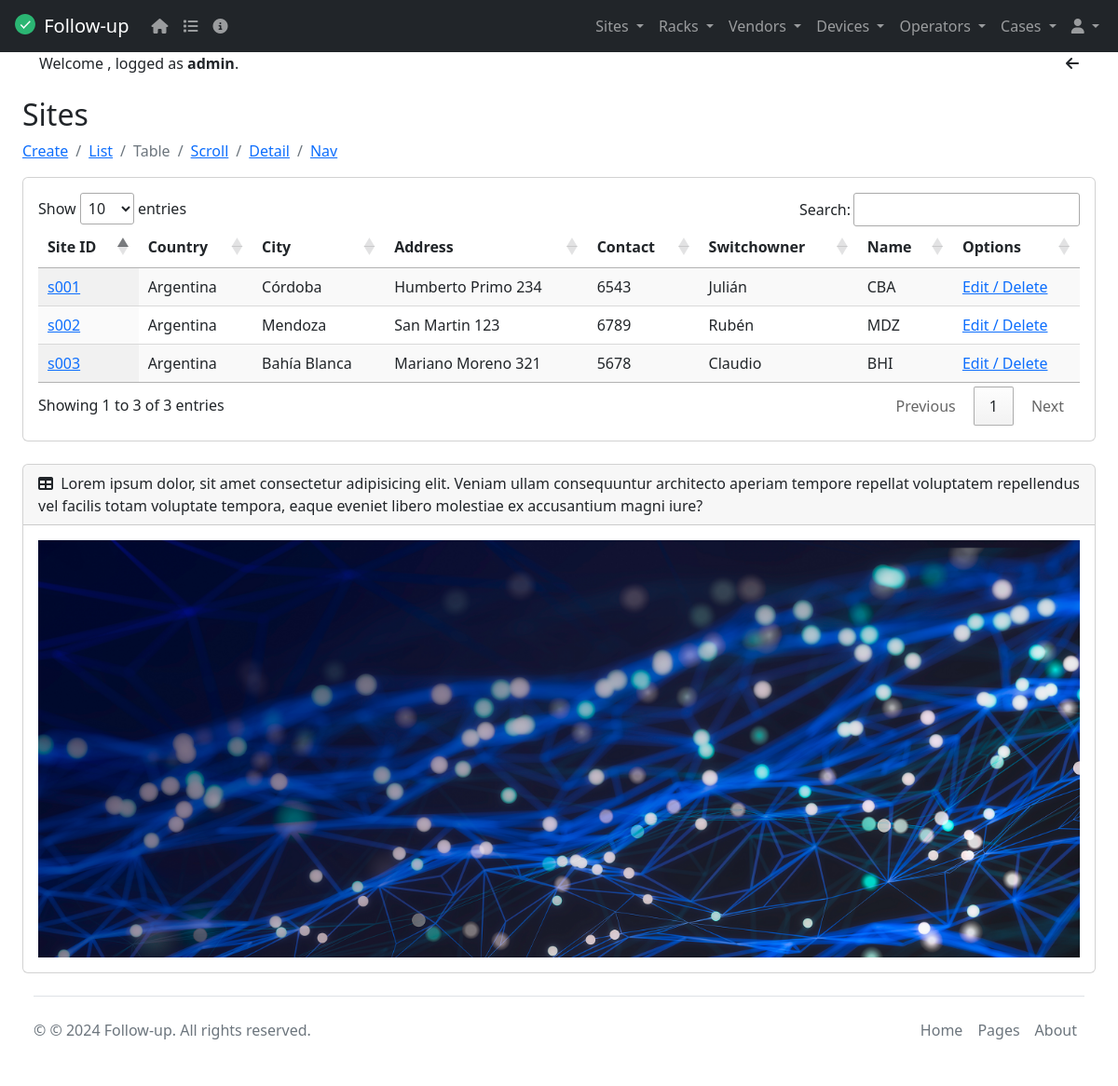
Page /site_table/ (signed in) on the earlier database version.
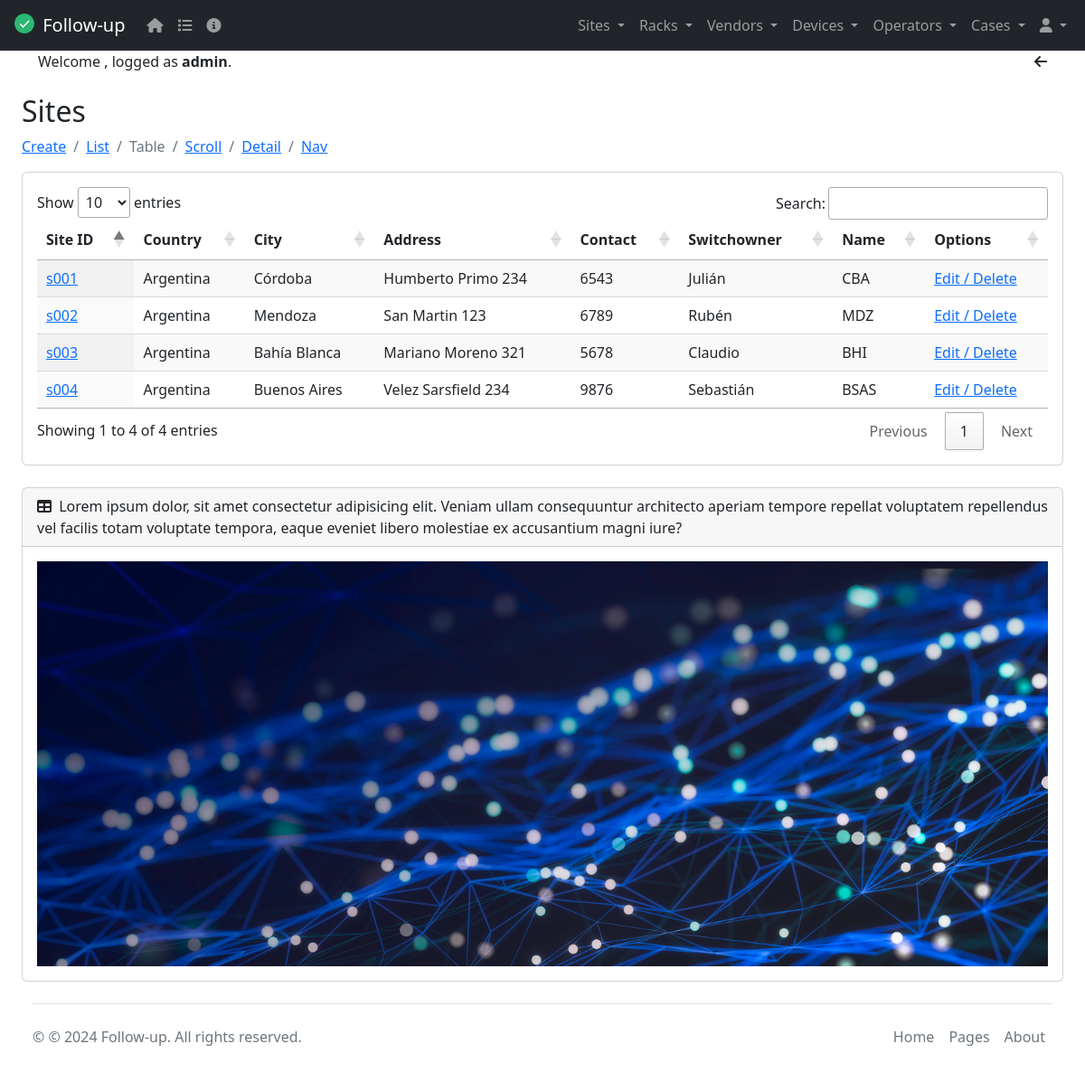
Same page on the later database version.
### tasks/models.py (models this page shows, shortened)
class Site(models.Model):
  siteId = models.CharField(max_length=6)
  name = models.CharField(max_length=20)
  address = models.CharField(max_length=30)
  city = models.CharField(max_length=20)
  country = models.CharField(max_length=20)
  switchowner = models.CharField(max_length=30)
  contact = models.IntegerField(default=0)
  siteImage = models.ImageField(upload_to='sites', blank=True, null=True, default="/media/static/default.png") # default=""
  class Meta():
    verbose_name = 'Site'
    verbose_name_plural = 'Sites'
    ordering = ('siteId', 'name')
    unique_together = ('siteId', 'name')

### tasks/views.py (the view)
# urls.py: path('site_table/', views.site_table, name='site_table'),
@login_required
def site_table(request):
    sites = Site.objects.all()
    return render(request, 'site_table.html', {'sites': sites})

### tasks/templates/site_table.html
{% extends 'base.html' %}
{% block content %}
<h2 class="mt-4">Sites</h2>
<nav aria-label="breadcrumb">
  <ol class="breadcrumb">
    {% if user.is_staff %}
    <li class="breadcrumb-item"><a href="/site_create">Create</a></li>
    {% endif %}
    <li class="breadcrumb-item"><a href="/sites">List</a></li>
    <li class="breadcrumb-item active" aria-current="page">Table</li>
    <li class="breadcrumb-item"><a href="/site_scroll">Scroll</a></li>
    <li class="breadcrumb-item"><a href="/site_detail/1">Detail</a></li>
    <li class="breadcrumb-item"><a href="/site_nav/1">Nav</a></li>
  </ol>
</nav>
<div class="card mb-4">
  <div class="card-body">
    <table id="example" class="display" style="width:100%">
        <thead>
            <tr>
                <th>Site ID</th>
                <th>Country</th>
                <th>City</th>
                <th>Address</th>
                <th>Contact</th>
                <th>Switchowner</th>
                <th>Name</th>
                {% if user.is_staff %}
                <th>Options</th>
                {% endif %}
            </tr>
        </thead>
        <tbody>
            {% for site in sites %}
            <tr>
                <td><a href="{% url 'site_detail' site.id %}">{{ site.siteId }}</a></td>
                <td>{{ site.country }}</td>
                <td>{{ site.city }}</td>
                <td>{{ site.address }}</td>
                <td>{{ site.contact }}</td>
                <td>{{ site.switchowner }}</td>
                <td>{{ site.name }}</td>
                {% if user.is_staff %}
                <td><a href="{% url 'site_edit' site.id %}">Edit / Delete</a></td>
                {% endif %}
            </tr>
            {% endfor %}
        </tbody>
    </table>
  </div>
</div>
{% endblock %}

Differences in the rows shown:
added Site: siteId "s004", country "Argentina", city "Buenos Aires", address "Velez Sarsfield 234", contact "9876", switchowner "Sebastián", name "BSAS"
Other differences:
text written by a page script: "Show entries Search: Showing 1 to 3 of 3 entries Previous 1 Next" → "Show entries Search: Showing 1 to 4 of 4 entries Previous 1 Next"
